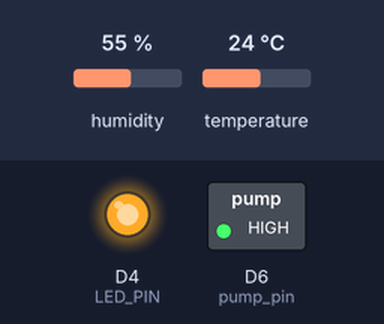
A sketch run on a simulated ESP8266 (NodeMCU). On the bench: switched loads named in the sketch (green lamp = pin HIGH), output pins drawn as LEDs (lit = HIGH). The test bench sets the inputs (shaded band); at power-on: temperature 24 °C, humidity 55 %. What the sketch prints to the serial monitor is not drawn.

Above: at 5.8 s.
5.9 s: temperature set to 22 °C
11.9 s: temperature set to 19 °C
At 15.4 s:
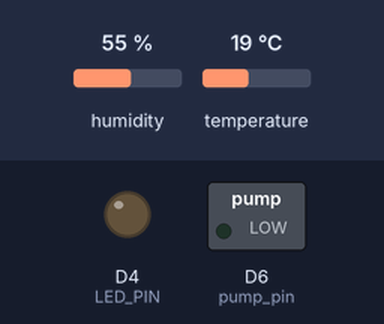
17.9 s: temperature set to 28 °C
At 21.2 s:
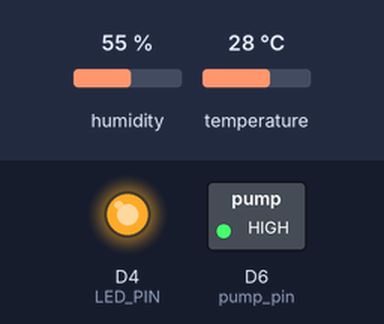
23.9 s: temperature set to 12 °C
At 25.9 s:
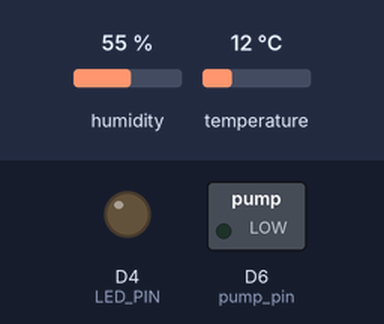
Timing chart, 0 to 27.4 s (numbered marks = the images above; inputs shaded):
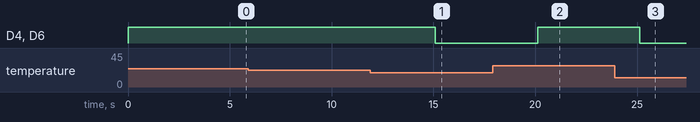

The sketch:

test-code.ino
```cpp
#include <DHT.h>

#define DHTPIN D5  // Pin where the DHT11 sensor is connected
#define DHTTYPE DHT11  // DHT11 sensor type

#define LED_PIN D4  // Pin where the LED is connected
#define pump_pin D6

// Create an instance of the DHT sensor
DHT dht(DHTPIN, DHTTYPE);

void setup() {
  Serial.begin(115200);

  // Set the LED pin as an output
  pinMode(LED_PIN, OUTPUT);
  pinMode(pump_pin,OUTPUT);

  // Initialize the DHT sensor
  dht.begin();
}

void loop() {
  // Read temperature and humidity from DHT sensor
  float temperature = dht.readTemperature();
  float humidity = dht.readHumidity();

  // Check if any reads failed
  if (isnan(temperature) || isnan(humidity)) {
    Serial.println("Failed to read from DHT sensor!");
    return;
  }

  // Print temperature and humidity to the serial monitor
  Serial.print("Temperature: ");
  Serial.print(temperature);
  Serial.print(" °C, Humidity: ");
  Serial.print(humidity);
  Serial.println(" %");

  // Check temperature value and control LED
  if (temperature > 20.0) {
    digitalWrite(LED_PIN, HIGH);  // Turn on LED if temperature is above 20.0 degrees Celsius
     digitalWrite(pump_pin, HIGH);
     Serial.print("PUMP ON");
  } else {
    digitalWrite(LED_PIN, LOW);   // Turn off LED otherwise
    digitalWrite(pump_pin, LOW);
  }

  // Delay before reading again
  delay(5000);
}
```

Measured:
- the behaviour switches between 21 and 20 °C on temperature (found by bisection; images 0 and 1)
- after the input at 5.9 s, every drawn part: stays the same
- after the input at 11.9 s, D4 (LED_PIN), D6 (pump_pin): HIGH → LOW after 3.2 s
- after the input at 17.9 s, D4 (LED_PIN), D6 (pump_pin): LOW → HIGH after 2.2 s
- after the input at 23.9 s, D4 (LED_PIN), D6 (pump_pin): HIGH → LOW after 1.2 s
